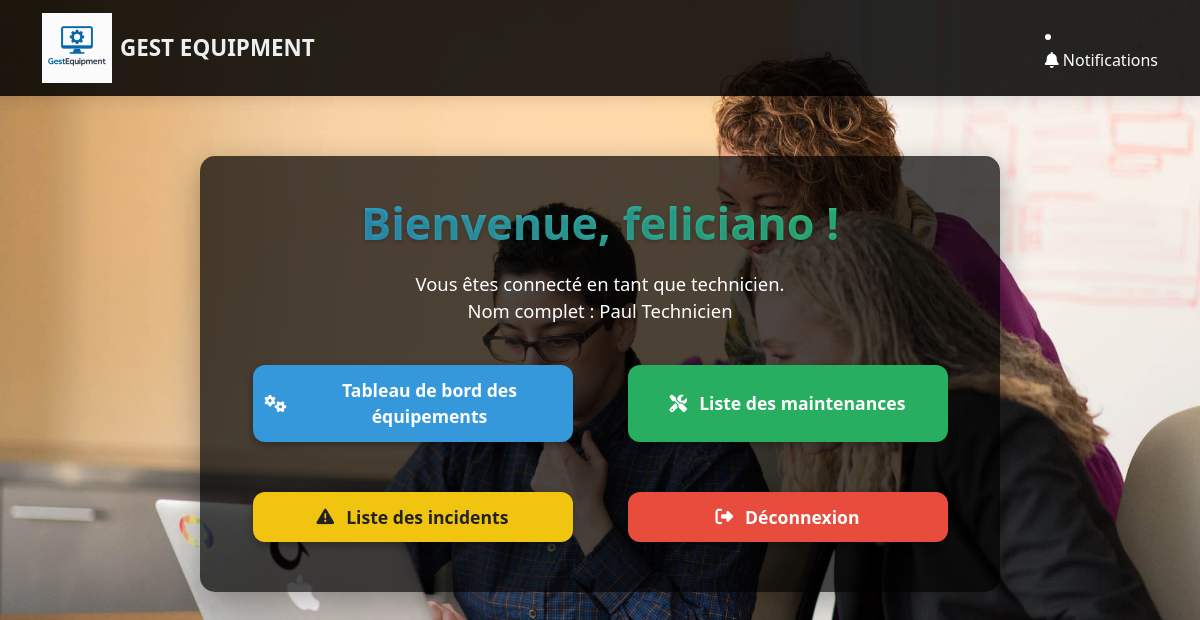
/technicien/dashboard (signed in), run on the app's committed database.
### equipments/models.py (models this page shows, shortened)
class Utilisateur(AbstractUser):
    téléphone = models.CharField(max_length=20, blank=True, null=True)
    adresse = models.CharField(max_length=255, blank=True, null=True)

class Technicien(models.Model):
    user = models.OneToOneField(Utilisateur, on_delete=models.CASCADE)  # Lien avec l'utilisateur
    nom = models.CharField(max_length=100)
    prénom = models.CharField(max_length=100)
    email = models.EmailField()
    téléphone = models.CharField(max_length=20)

### equipments/views.py (the view)
# urls.py: path('technicien/dashboard', views.dashboard_technicien, name='dashboard_technicien'),
def dashboard_technicien(request):
    return render(request, 'technicien/dashboard.html')

### equipments/templates/technicien/dashboard.html (shortened to what this page needs)
{% load static %}
<!DOCTYPE html>
<html lang="fr">
<head>
    <link rel="stylesheet" href="https://cdn.jsdelivr.net/npm/bootstrap@5.3.0/dist/css/bootstrap.min.css" />
    <link rel="stylesheet" href="https://cdnjs.cloudflare.com/ajax/libs/font-awesome/6.4.0/css/all.min.css" />
</head>
<body>
    <nav class="navbar navbar-expand-lg navbar-dark">
        <div class="container">
            <a class="navbar-brand d-flex align-items-center" href="#">
                <img src="{% static 'equipments/equip.png' %}" alt="Logo" width="70" />
                <span class="ms-2" style="font-weight:700; font-size:1.4rem; color:#ecf0f1;">GEST EQUIPMENT</span>
            </a>
            <li class="nav-item">
                <a class="nav-link" href="{% url 'notifications_list' %}">
                    <i class="fas fa-bell nav-icon"></i> Notifications
                </a>
            </li>
        </div>
    </nav>
    <main class="welcome-box">
        <h1 class="welcome-title">Bienvenue, {{ request.user.username }} !</h1>
        <p class="info-text">
            Vous êtes connecté en tant que technicien.<br />
            Nom complet : {{ request.user.technicien.nom }} {{ request.user.technicien.prénom }}<br />
        </p>
        <div class="btn-container">
            <a href="{% url 'tableau_de_bord' %}" class="btn-dashboard btn-equipements">
                <i class="fas fa-cogs"></i> Tableau de bord des équipements
            </a>
            <a href="{% url 'maintenance_list' %}" class="btn-dashboard btn-maintenances">
                <i class="fas fa-tools"></i> Liste des maintenances
            </a>
            <a href="{% url 'liste_incidents' %}" class="btn-dashboard btn-incidents">
                <i class="fas fa-exclamation-triangle"></i> Liste des incidents
            </a>
            <a href="" class="btn-dashboard btn-logout">
                <i class="fas fa-sign-out-alt"></i> Déconnexion
            </a>
        </div>
    </main>
</body>
</html>

### data on the page
Utilisateur: user.username "feliciano", user.technicien.nom "Paul", user.technicien.prénom "Technicien"
